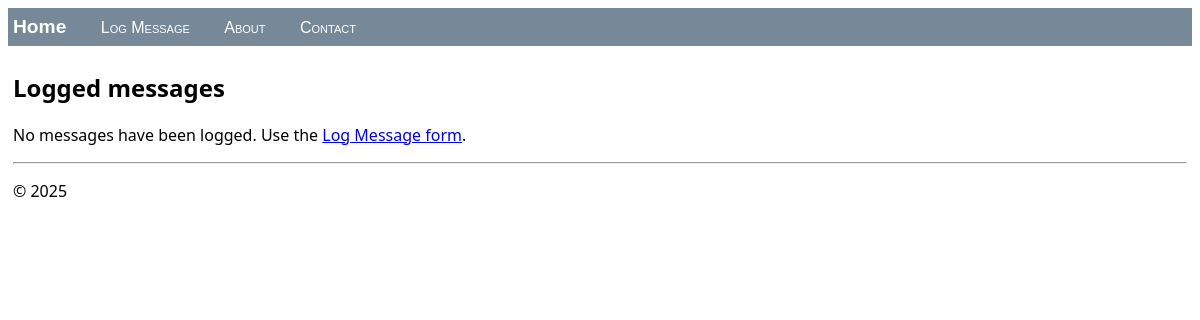
/, run on an earlier commit of the app's database.
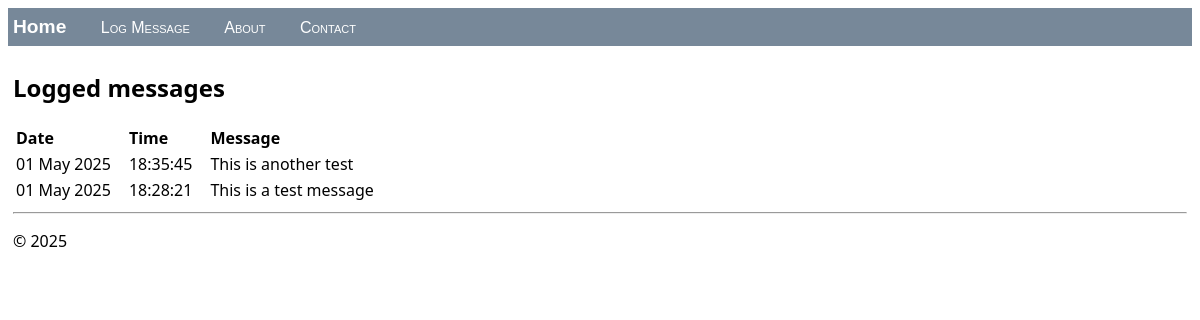
And on a later commit of the database.
### hello/models.py (models this page shows, shortened)
class LogMessage(models.Model):
    message = models.CharField(max_length=300)
    log_date = models.DateTimeField("date logged")

### hello/views.py (the view)
class HomeListView(ListView):
    model = LogMessage
    def get_context_data(self, **kwargs):
        context = super(HomeListView, self).get_context_data(**kwargs)
        return context

### hello/templates/hello/home.html (shortened to what this page needs)
{% extends "hello/layout.html" %}
{% block content %}
    <h2>Logged messages</h2>
    {% if message_list %}
        <table class="message_list">
            <thead>
            <tr>
                <th>Date</th>
                <th>Time</th>
                <th>Message</th>
            </tr>
            </thead>
            <tbody>
            {% for message in message_list %}
                <tr>
                    <td>{{ message.log_date | date:'d M Y' }}</td>
                    <td>{{ message.log_date | time:'H:i:s' }}</td>
                    <td>
                        {{ message.message }}
                    </td>
                </tr>
            {% endfor %}
            </tbody>
        </table>
    {% else %}
        <p>No messages have been logged. Use the <a href="{% url 'log' %}">Log Message form</a>.</p>
    {% endif %}
{% endblock %}

### hello/templates/hello/layout.html (shortened to what this page needs)
<!DOCTYPE html>
<html>
<head>
    {% load static %}
    <link rel="stylesheet" type="text/css" href="{% static 'hello/site.css' %}"/>
</head>
<body>
<div class="navbar">
    <a href="{% url 'home' %}" class="navbar-brand">Home</a>
    <a href="{% url 'log' %}" class="navbar-item">Log Message</a>
    <a href="{% url 'about' %}" class="navbar-item">About</a>
    <a href="{% url 'contact' %}" class="navbar-item">Contact</a>
</div>
<div class="body-content">
    {% block content %}
    {% endblock %}
    <hr/>
    <footer>
        <p>&copy; 2025</p>
    </footer>
</div>
</body>
</html>

### hello/static/hello/site.css (style rules this page uses)
.navbar { background-color: lightslategray; font-size: 1em; font-family: 'Trebuchet MS', 'Lucida Sans Unicode', 'Lucida Grande', 'Lucida Sans', Arial, sans-serif; color: white; padding: 8px 5px 8px 5px; }
.navbar a { text-decoration: none; color: inherit; }
.navbar-brand { font-size: 1.2em; font-weight: 600; }
.navbar-item { font-variant: small-caps; margin-left: 30px; }
.body-content { padding: 5px; font-family:'Segoe UI', Tahoma, Geneva, Verdana, sans-serif; }
.message_list th,td { text-align: left; padding-right: 15px; }

What changed in the data, as far as the page shows it:
added LogMessage: log_date "01 May 2025", log_date "18:35:45", message "This is another test"
added LogMessage: log_date "01 May 2025", log_date "18:28:21", message "This is a test message"
Also different on the page:
text no longer shown: "No messages have been logged. Use the Log Message form ."
text now shown: "Date Time Message"
